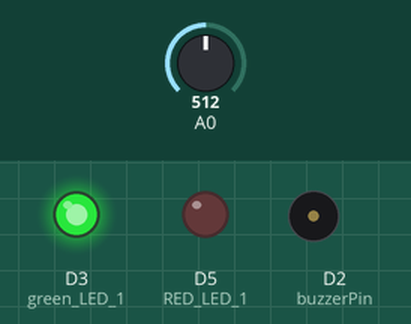
The sketch below on a simulated Arduino Nano 33 BLE. On the bench: output pins drawn as LEDs (lit = HIGH), buzzer (waves = sounding, pin HIGH). The test bench sets the inputs (shaded band); at power-on: A0 = 512.

Above: at 0.1 s.
Timing chart, 0 to 1.6 s (numbered marks = the images above):
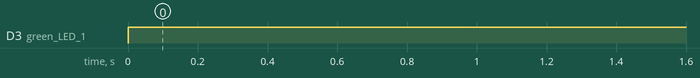

The sketch:

PostureSensor.ino
```cpp
#include "time.h"
#include <Arduino_LSM9DS1.h>


//momentarty switch pin
//const int buttonPin = 12;
//int buttonState = 0;
//Mapped sensor value
int backPos;
//Value for the "normal position"
int basePos = 40;


//vibration motor digital pin
//int vibePin = 9;

//buzzer digital pin
int buzzerPin = 2;
//length of delay between alarms
long intervalAlarm = 400;
// will store last time buzzer was updated
long previousMillisAlarm = 0;

int value, value2 ;
//long time=0;
int periode = 100;
int displace = 500;

void setup() {
  Serial.begin(9600);
  //Initialize the appropriate pins to outputs or inputs
  pinMode(buzzerPin, OUTPUT);
 // pinMode(buttonPin, INPUT);
  pinMode(3, OUTPUT); //green LED 1
  pinMode(5, OUTPUT); //RED LED 1
}


void loop() {

  //Start reading the y axis values coming from the accelerometer.
  int yAxis = analogRead(A0);
  // map the values to a range that is easyer to work with (1-100).
  backPos = map(yAxis, 240,400,0,100);

  //start reading the button state
//buttonState = digitalRead(buttonPin);
  //if the button is pressed set the value of base position to the current back position
  // this sets a "normal" state that the code will then measure a difference from.

  basePos = backPos;
 // }

  //if backPos is in a bad postion
  if(backPos > basePos + 5){

    //turn on the piezo buzzer
    alarm();
    digitalWrite(5, HIGH); // turn LED on
    digitalWrite(3, LOW);

  }
  //otherwise turn off the motor and buzzer
  else{
    digitalWrite(buzzerPin, LOW);
    digitalWrite(5,LOW); // turn LED off
    digitalWrite(3, HIGH); // turn GREEN on
  }
}

//fuction that controls the piezo buzzer
void alarm(){
  //use blink with out delay logic and tone library to pulse the alarm.
  unsigned long currentMillisAlarm = millis();
  if(currentMillisAlarm - previousMillisAlarm > intervalAlarm) {
    //reset the "timer"
    previousMillisAlarm = currentMillisAlarm;
    //turn on buzzer
    tone(buzzerPin, 105,400);
  }
}
```

Measured:
- by itself, D3 (green_LED_1): LOW → HIGH at 0.00 s
